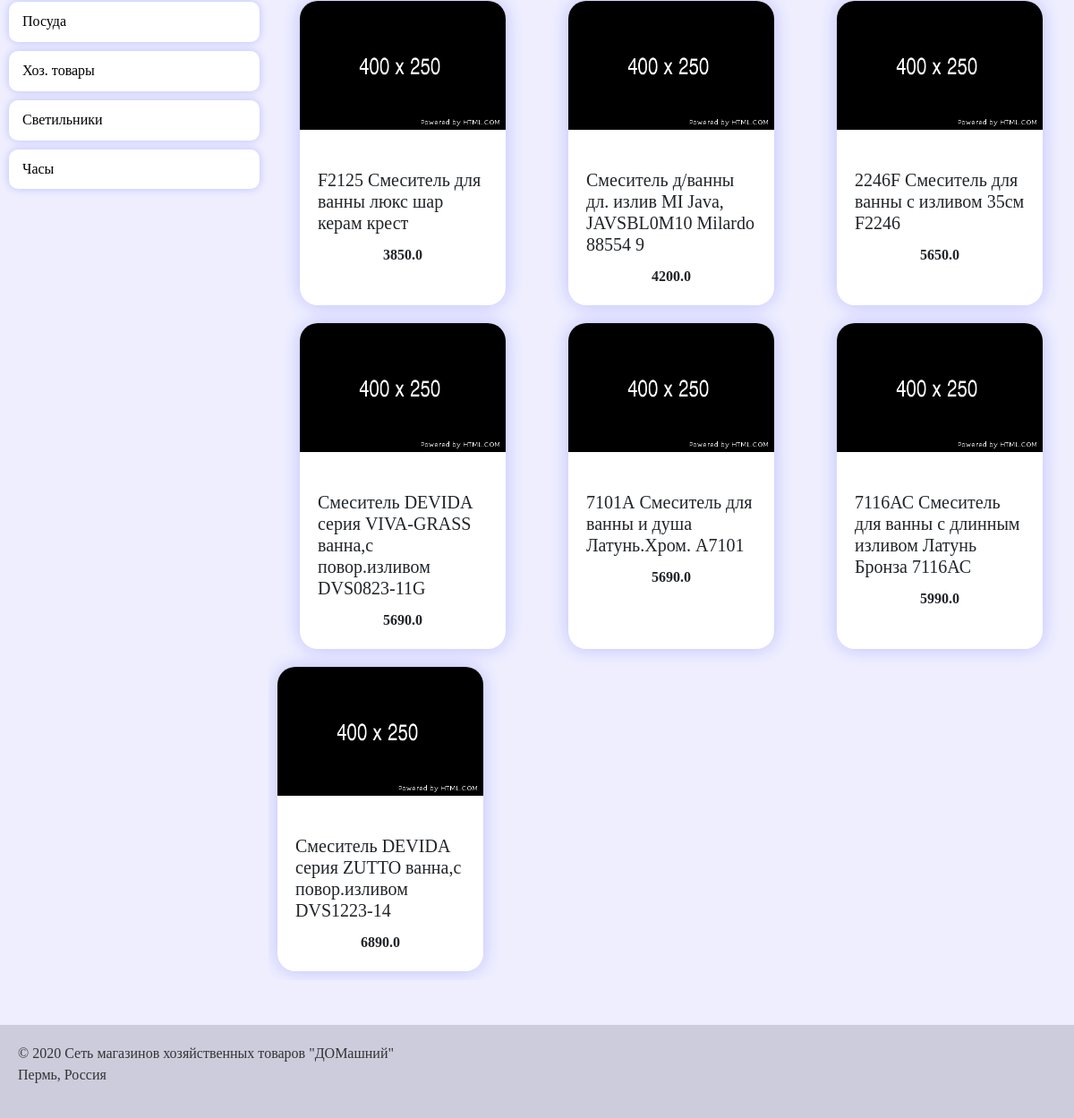
The app's page /items/1.1.3 (lower part), older data.
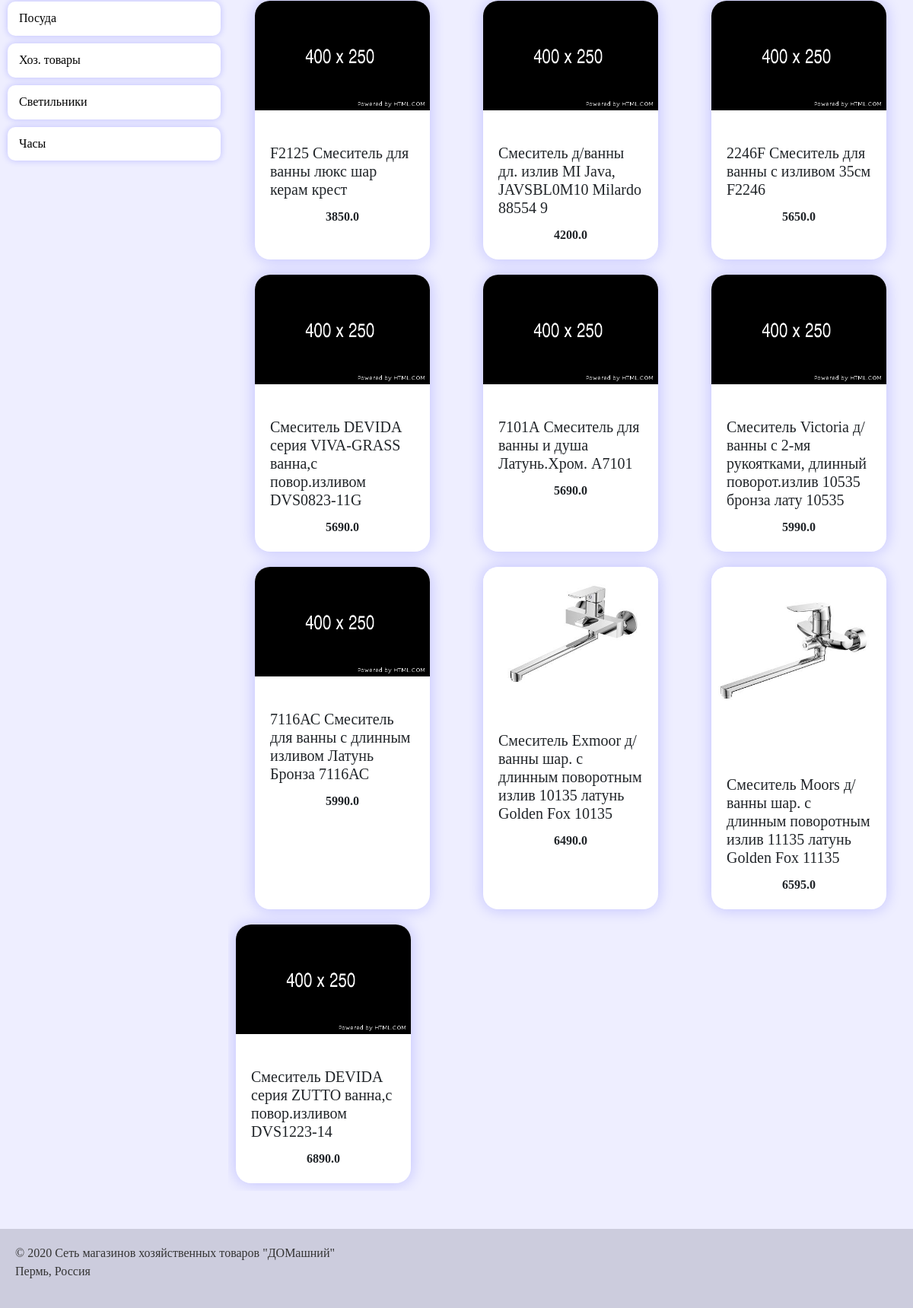
The same page, newer data.
### shop/database.py (models this page shows)
class BaseModel(Model):
    class Meta:
        database = db

class Image(BaseModel):
    name = TextField()
    path = TextField(default="not.png")

### shop/main.py (the view, shortened to what this page needs)
@app.route("/items/<string:path>", methods=["GET", "POST"])
def item(path):
    if not validate_path(path):
        return not_found(404)
    items = sorted(extract_items(path), key=lambda x: float(x["cost"]))
    return render_template(
        "item.html", items=items, path=items_path(path), date=get_date()
    )

### shop/ext.py (called while the page is built)
def cfg2json():
    base = Config.select().where(Config.id == 1).get()
    config = configparser.ConfigParser()
    config.read_string(base.config)
    items = {}
    for section in config:
        if section == "DEFAULT":
            continue
        items[section] = {}
        for key in config[section]:
            if key != "regex":
                items[section][key] = config[section][key]
    return items

def items_path(path):
    path_list = []
    prev = ""
    try:
        for i in enumerate(path.split(".")):
            if i[0] != 0:
                prev += "."
            prev += str(i[1])
            path_list.append(menu_map[prev])
    except:
        path_list = []
    return path_list

def validate_path(path: str):
    for char in path:
        if not (char.isdigit() or char == "."):
            return False
    return True

def items2json(items):
    m = {item.name: item for item in items}
    imgs = Image.select().where(Image.name.in_([item.name for item in items]))
    for i in imgs:
        m[i.name].img = i.path
    l = []
    for key in m:
        item = m[key]
        l.append(
            {
                "name": item.name,
                "count": item.count,
                "cost": item.cost,
                "img": item.img,
                "id": item.id,
            }
        )
    l.sort(key=lambda x: x["cost"])
    return l

def extract_items(path: str):
    items = Item.select().where(Item.group == path)
    if items:
        return items2json([i for i in items])
    return []

    def routing(self, key):
        if key in self.items:
            return self.items[key]
        return None

### shop/main.py (called while the page is built)
def get_date():
    return f"Цены верны на {DATE_DB_UPDATE.format('DD.MM')} ({DATE_DB_UPDATE.humanize(locale='ru')})."

@app.before_request
def before_request():
    g.search_form = SearchForm()

### templates/item.html (shortened to what this page needs)
{% extends "base.html" %}
{% block content %}
<main>
{% import "message.html" as message %}{{ message.main(date) }}
    <link rel="stylesheet" href="{{ url_for('static', filename='styles/item.css') }}">
    {% import "item_top_panel.html" as  item_top_panel %}{{ item_top_panel.main(path) }}
<div id="users">
    <div class="list contain">
        {% for line in range(items|length) %}
            <div class="card">
                <img class="card-img-top" src="{{ url_for('static',  filename= 'img/' + items[line]['img']) }}" alt="Card image cap">
                <div class="card-body">
                    <i class="fas fa-faucet"></i>
                    <h5 class="name card-title">{{ items[line]["name"] }}</h5>
                    <p class="cost card-text text-center"><b>{{ items[line]['cost'] }}</b></p>
                </div>
            </div>
        {% endfor %}
    </div>
</div>
</main>
{% endblock %}

### templates/base.html (shortened to what this page needs)
<!DOCTYPE html>
<html lang="en">
<head>
    <link rel="stylesheet" href="https://stackpath.bootstrapcdn.com/bootstrap/4.4.1/css/bootstrap.min.css">
    <link rel="stylesheet" href="https://maxcdn.bootstrapcdn.com/bootstrap/4.4.1/css/bootstrap.min.css">
    <link rel="stylesheet" href="https://pro.fontawesome.com/releases/v5.13.0/css/all.css">
    <link rel="stylesheet" href="{{ url_for('static', filename='styles/colors.css') }}">
</head>
<body>
{% include "header.html" %}
{% include "menu.html" %}
{% block content %}{% endblock %}
{% include "footer.html" %}
</body>
</html>

### templates/header.html (shortened to what this page needs)
<link rel="stylesheet" href="{{ url_for('static', filename='styles/header.css') }}">

### templates/menu.html (shortened to what this page needs)
<link rel="stylesheet" href="{{ url_for('static', filename='styles/menu.css') }}">
    <nav class="main-menu">
        <ul>
            <li id='parse'>
                <label>
                    <div>Посуда</div>
                </label>
            </li>
            <li id='parse'>
                <label>
                    <div>Хоз. товары</div>
                </label>
            </li>
            <li id='parse'>
                <label>
                    <div>Светильники</div>
                </label>
            </li>
            <li id='parse'>
                <label>
                    <div>Часы</div>
                </label>
            </li>
        </ul>
    </nav>

### templates/item_top_panel.html (shortened to what this page needs)
{% macro main(path) %}
<link rel="stylesheet" href="{{ url_for('static', filename='styles/item_top_panel.css') }}">
{% endmacro %}

### templates/footer.html
<footer>
	<link rel="stylesheet" href="{{ url_for('static', filename='styles/footer.css') }}">
    <p>
        &copy; 2020 Сеть магазинов хозяйственных товаров "ДОМашний"<br>Пермь, Россия
    </p>
</footer>

### static/styles/colors.css (style rules this page uses)
:root { --first-bg-color: #fff; --second-bg-color: #eef; --first-text-color: #000; --shadow-color-3: #00f3; --shadow-color-5: #00f5; --shadow-color-7: #00f7; --h-text-color: #000; --a-text-color: #00a; --a-hover-color: #00f; --scrollbar-thumb-bg: #ccf; --scrollbar-bg: #fff0; --body-bg: var(--second-bg-color); }
nav.main-menu { --div-shadow: 0 0 10px var(--shadow-color-3); --div-shadow-hover: 0 0 10px var(--shadow-color-7); --div-bg: var(--first-bg-color); --div-bg-hover: var(--first-bg-color); --div-text-color: var(--first-text-color); --drop-end-bg: #fafaff; --drop-end-bg-hover: #eef; --drop-end-text-color: var(--first-text-color); --div-here-bg: #f5f5ff; --drop-end-here-bg: #ddf; }
main { --index-label-bg: var(--first-bg-color); --index-label-shadow: 0 0 20px var(--shadow-color-3); --index-label-bg-hover: var(--first-bg-color); --index-label-shadow-hover: 0 0 20px var(--shadow-color-7); --index-h1-color: var(--first-text-color); --index-a-color: var(--a-hover-color); --index-a-color-hover: var(--a-text-color); --index-a-bg-hover: var(--second-bg-color); --item-path-a-color: var(--a-text-color); --item-path-a-color-hover: var(--a-hover-color); --item-path-span-color: var(--first-text-color); --item-card-bg: var(--first-bg-color); --item-card-shadow: 0 0 20px var(--shadow-color-3); --item-table-bg: var(--first-bg-color); --item-table-shadow: 0 0 20px var(--shadow-color-3); --item-table-img-shadow: 0 0 20px var(--shadow-color-5); --contacts-map-shadow: 0 0 20px var(--shadow-color-3); --contacts-table-bg: var(--first-bg-color); --contacts-table-shadow: 0 0 20px var(--shadow-color-3); }

### static/styles/header.css (style rules this page uses)
* { font-family: Verdana; }
i { font-family: "Font Awesome 5 Pro" !important; }
html { height: 100vh; }
body { padding: 0; margin: 0; display: grid; grid-template-columns: 300px auto; grid-template-rows: repeate(4, auto); background-color: var(--body-bg); min-height: 100%; }

### static/styles/menu.css (style rules this page uses)
:root { --border-color: #55f0; }
nav.main-menu { grid-row-start: 2; grid-row-end: span 2; }
nav.main-menu > ul { border-radius: 10px; overflow: hidden; }
nav.main-menu ul { display: block; list-style-type: none; padding: 0; border-radius: 10px; overflow: hidden; margin-top: 10px; }
nav.main-menu ul div { cursor: pointer; padding: 10px 15px; }
nav.main-menu li > label { display: block !important; margin: 0; padding: 0; }
nav.main-menu li div { border-bottom: 1px solid var(--border-color); background-color: var(--div-bg); color: #000; box-shadow: var(--div-shadow); border-radius: 10px; }
nav.main-menu li:last-of-type div { border-bottom: 0px; }

### static/styles/item.css (style rules this page uses)
main { --item-width: 230px; }
main * { overflow: hidden; }
main div.contain { display: flex; flex-direction: row; flex-wrap: wrap; align-items: stretch; justify-content: space-around; overflow: visible; }
main div.contain::after { content: ""; flex: auto; }
main div.card { flex-grow: 0; display: flex; flex-direction: column; align-items: stretch; justify-content: stretch; margin: 10px; max-width: var(--item-width); border: 0; border-radius: 20px; box-shadow: var(--item-card-shadow); background-color: var(--item-card-bg); }
main div.card img { max-width: var(--item-width); }

### static/styles/footer.css (style rules this page uses)
footer { margin-top: 50px; padding: 20px; background-color: #ccd; color: #333; grid-column-start: 1; grid-column-end: span 2; grid-row-start: 999; align-self: end; }

Row changes from the older to the newer data that the page shows:
added Image: path (picture), name "Смеситель Exmoor д/ванны шар. с длинным поворотным излив 10135 латунь Golden Fox 10135"
added Image: path (picture), name "Смеситель Moors д/ванны шар. с длинным поворотным излив 11135 латунь Golden Fox 11135"
Text that changed along with them:
new list line: "Смеситель Victoria д/ванны с 2-мя рукоятками, длинный поворот.излив 10535 бронза лату 10535 5990.0"
new list line: "6490.0"
new list line: "6595.0"
